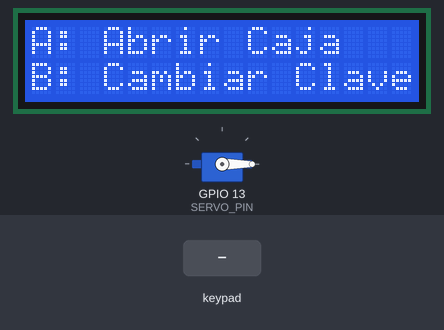
Recording of a sketch running on a simulated ESP32. On the bench: 16×2 character LCD, servo. The test bench sets the inputs (shaded band). EEPROM starts erased; what the sketch prints to the serial monitor is not drawn.

Above: at 1.2 s.
1.3 s: key 'A' pressed
At 2.4 s:
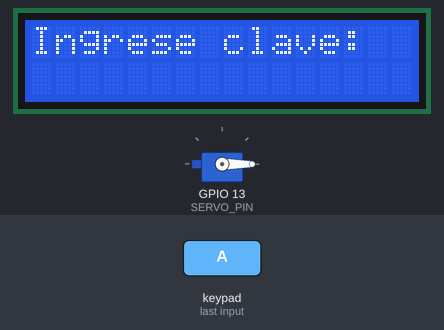
2.8 s: keypad keys 1 2 3 4 pressed 0.4 s apart
At 3.6 s:
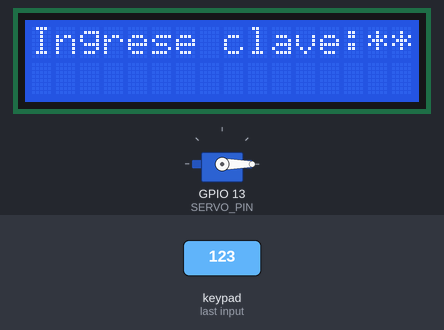
7.4 s: key 'B' pressed
At 8.1 s:
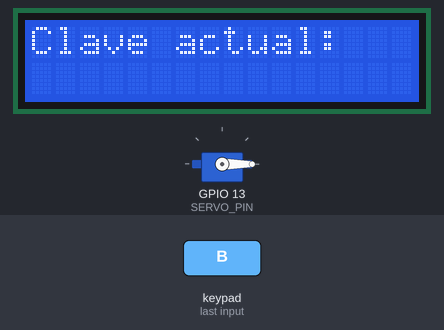
8.9 s: keypad keys 1 2 3 4 # pressed 0.4 s apart
At 12.6 s:
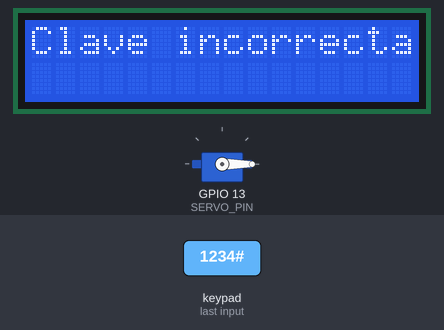
Timing chart, 0 to 14.1 s (numbered marks = the images above; inputs shaded):
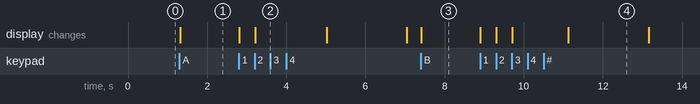

Measured:
- after the input at 1.3 s, the display: changes at once (image 1)
- after the input at 2.8 s, the display: first changes at once (image 2 shows a later state)
- after the input at 7.4 s, the display: changes at once (image 3)
- after the input at 8.9 s, the display: first changes at once (image 4 shows a later state)

The sketch:

Caja_Fuerte_Buenas_Practicas_de_Programacion.ino
```cpp
#include <Keypad.h>
#include <LiquidCrystal_I2C.h>
#include <ESP32Servo.h>
#include <EEPROM.h>

// Configuración del teclado matricial
#define ROWS 4          // Número de filas del teclado
#define COLS 4          // Número de columnas del teclado
#define EEPROM_SIZE 512 // Tamaño de la EEPROM
#define SERVO_PIN 13    // Pin del servomotor
#define EEPROM_START_ADDR 0 // Dirección inicial en EEPROM para guardar la clave
#define SERVO_OPEN_ANGLE 90 // Ángulo del servomotor para abrir la caja
#define SERVO_CLOSED_ANGLE 0 // Ángulo del servomotor para cerrar la caja
#define MAX_INTENTOS 3  // Máximo número de intentos fallidos
#define BLOQUEO_MS 10000 // Tiempo de bloqueo en milisegundos (10 segundos)

const char keys[ROWS][COLS] = {
    {'1', '2', '3', 'A'},
    {'4', '5', '6', 'B'},
    {'7', '8', '9', 'C'},
    {'*', '0', '#', 'D'}
};
 byte rowPins[ROWS] = {25, 26, 27, 14}; // Pines para las filas
 byte colPins[COLS] = {16, 17, 18, 19}; // Pines para las columnas

// Inicialización de objetos
Keypad keypad = Keypad(makeKeymap(keys), rowPins, colPins, ROWS, COLS);
LiquidCrystal_I2C lcd(0x27, 16, 2);
Servo servo;

// Variables de estado
bool cajaAbierta = false;     // Estado de la caja: abierta o cerrada
int intentosFallidos = 0;     // Contador de intentos fallidos

void setup() {
  inicializarSistema();
}

void loop() {
  gestionarMenu();
}

// -------------------- Funciones Principales --------------------
void inicializarSistema() {
  // Configurar Serial, LCD, EEPROM y servomotor
  Serial.begin(115200);
  lcd.begin();
  lcd.backlight();
  servo.attach(SERVO_PIN);
  servo.write(SERVO_CLOSED_ANGLE);
  EEPROM.begin(EEPROM_SIZE);

  // Mostrar opciones iniciales
  mostrarOpcionesIniciales();
}

void gestionarMenu() {
  char opcion = keypad.getKey();
  if (opcion) {
    Serial.print("Botón presionado: ");
    Serial.println(opcion);

    if (!cajaAbierta) {
      switch (opcion) {
        case 'A':
          desbloquearCaja();
          break;
        case 'B':
          cambiarClave();
          break;
      }
    } else if (opcion == 'C') {
      cerrarCaja();
    }
  }
}

void desbloquearCaja() {
  if (intentosFallidos >= MAX_INTENTOS) {
    bloquearSistema();
    return;
  }

  lcd.clear();
  lcd.print("Ingrese clave:");
  String claveIngresada = leerClave();
  String claveGuardada = leerClaveEEPROM();

  if (claveIngresada == claveGuardada) {
    lcd.clear();
    lcd.print("Acceso permitido");
    abrirCaja();
  } else {
    lcd.clear();
    lcd.print("Clave incorrecta");
    intentosFallidos++;
    delay(2000);
    mostrarOpcionesIniciales();
  }
}

void cambiarClave() {
  lcd.clear();
  lcd.print("Clave actual:");
  String claveIngresada = leerClave();
  String claveGuardada = leerClaveEEPROM();

  if (claveIngresada == claveGuardada) {
    lcd.clear();
    lcd.print("Nueva clave:");
    String nuevaClave = leerClave();
    guardarClaveEEPROM(nuevaClave);
    lcd.clear();
    lcd.print("Clave actualizada");
    delay(2000);
  } else {
    lcd.clear();
    lcd.print("Clave incorrecta");
    delay(2000);
  }
  mostrarOpcionesIniciales();
}

void cerrarCaja() {
  lcd.clear();
  lcd.print("Cerrando Caja");
  servo.write(SERVO_CLOSED_ANGLE);
  cajaAbierta = false;
  delay(2000);
  mostrarOpcionesIniciales();
}

// -------------------- Funciones Auxiliares --------------------
void abrirCaja() {
  servo.write(SERVO_OPEN_ANGLE);
  cajaAbierta = true;
  delay(2000);
  mostrarOpcionCerrar();
}

void bloquearSistema() {
  lcd.clear();
  lcd.print("Sistema bloqueado");
  delay(BLOQUEO_MS);
  intentosFallidos = 0; // Resetear intentos tras el bloqueo
  mostrarOpcionesIniciales();
}

String leerClave() {
  String clave = "";
  while (clave.length() < 4) {
    char tecla = keypad.getKey();
    if (tecla) {
      lcd.print("*"); // Mostrar asterisco para cada dígito
      Serial.print("Tecla presionada: ");
      Serial.println(tecla);
      clave += tecla;
    }
  }
  delay(1000);
  return clave;
}

void mostrarOpcionesIniciales() {
  lcd.clear();
  lcd.print("A: Abrir Caja");
  lcd.setCursor(0, 1);
  lcd.print("B: Cambiar Clave");
}

void mostrarOpcionCerrar() {
  lcd.clear();
  lcd.print("C: Cerrar Caja");
}

String leerClaveEEPROM() {
  String clave = "";
  for (int i = EEPROM_START_ADDR; i < EEPROM_START_ADDR + 4; i++) {
    char c = EEPROM.read(i);
    if (c != 255) {
      clave += c;
    }
  }
  return clave.length() == 4 ? clave : "1234"; // Valor por defecto si no hay clave
}

void guardarClaveEEPROM(String clave) {
  for (int i = 0; i < 4; i++) {
    EEPROM.write(EEPROM_START_ADDR + i, clave[i]);
  }
  EEPROM.commit();
}
```
